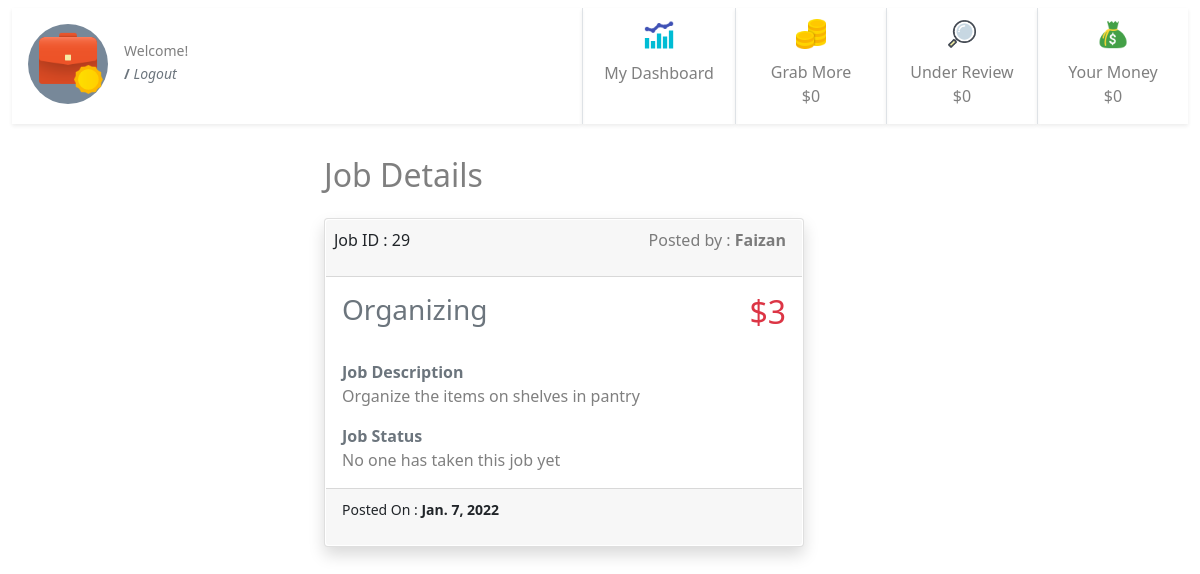
Screenshot of /29/ (signed in) with the database file from the repository.
### jobs/models.py (models this page shows, shortened)
class JobPost(models.Model):
    job_title = models.CharField(max_length=200)
    publish_date = models.DateTimeField('date published', auto_now_add=True)
    job_is_template = models.BooleanField(default=False)
    job_detail = models.CharField(max_length=200)
    job_price = models.IntegerField(default=0)
    job_taken = models.BooleanField(default=False)
    job_under_review = models.BooleanField(default=False)
    job_passed_review = models.BooleanField(default=False)
    job_taken_date = models.DateTimeField('date job taken', null=True, blank=True)
    job_done = models.BooleanField(default=False)
    job_done_date = models.DateTimeField('date job completed', null=True, blank=True)
    job_taker = models.ForeignKey(User, on_delete=models.CASCADE, null=True, blank=True, related_name='job_user')
    job_creator = models.ForeignKey(User, on_delete=models.CASCADE, null=True, blank=True, related_name='job_author')
    job_rejected_by_admin = models.BooleanField(default=False)
    job_expired = models.BooleanField(default=False)
    job_paid = models.BooleanField(default=False)
    job_payment_id = models.ForeignKey(Payments, on_delete=models.CASCADE, null=True, blank=True, related_name='job_payment_id')

### jobs/views.py (the view)
# urls.py: path('<int:pk>/', views.detail, name='detail'),
@login_required
def detail(request, pk):
    print(pk)
    detail = get_object_or_404(JobPost, pk=pk)
    template = loader.get_template('jobs/detail.html')
    if request.user == 'AnonymousUser':
        usr = "None"
    else:
        usr = request.user
    context = {
    'detail': detail,
    'user': usr,
     }
    return HttpResponse(template.render(context, request))

### jobs/templates/jobs/detail.html (shortened to what this page needs)
{% extends "jobs/base.html" %} {% block user %} {{user.first_name}} {{user.last_name}} {% endblock user %} {% block detail %} {% load static %}
<div class="container-fluid">
    {% if detail %}
    <div class="row justify-content-center">
        <div class="col-6 ">
            <h2 class="py-3 text-start text-black-50">Job Details</h2>
            <div class="card mb-4 shadow " style="width: 30rem;">
                <a class="btn p-0" href="../" style="width: 100%;">
                    <div class="card-body p-0">
                        <div class="card-header d-flex ps-2 m-0 bg-gray  justify-content-between">
                            Job ID : {{detail.id}}
                            <p class="text-black-50 ">Posted by : <strong>{{detail.job_creator.first_name}}</strong> </p>
                        </div>
                        <div class="d-flex justify-content-between">
                            <h3 class="card-title pb-1 p-3 text-secondary">{{ detail.job_title }}</h3>
                            <h2 class="text-danger pb-1 p-3">${{detail.job_price}}</h2>
                        </div>
                        <div class="py-0 p-3 text-start">
                            <strong class="text-secondary">Job Description</strong>
                            <p class="text-black-50">{{detail.job_detail}}</p>
                            <strong class="text-secondary">Job Status</strong> {% if detail.job_done %}
                            <p class="text-black-50">This job is done by <strong>{{detail.job_taker.first_name}}</strong> </p>
                            {% elif detail.job_taken %}
                            <p class="text-black-50">This job is taken by <strong>{{detail.job_taker.first_name}}</strong> </p>
                            {% else %}
                            <p class="text-black-50">No one has taken this job yet</p>
                            {% endif %}
                        </div>
                    </div>
                    <div class="card-footer bg-gray mt-0 text-dark-50 text-start">
                        <p><small class="card-text ">Posted On : <strong> {{detail.publish_date.date}}</strong></small></p>
                    </div>
                </a>
            </div>
        </div>
    </div>
    {% else %}
    <div class="card-body">
        <h2 class="card-title">No data available.</h2>
    </div>
    {% endif %}
</div>
{% endblock detail %} {% block sidebar %}
<div class="d-flex flex-row " style="">
    <div class="d-flex flex-row ">
        <div class=" mt-2 mb-2  text-center border-start shadow-sm">
            <a class="btn p-0" style="width: 100%;" href="{% url 'jobs:dashboard' %}">
                <div class="" style="width: 150px;">
                    <img class="m-2" src="{% static 'jobs/dashboard.png' %}" style="width: 36px; height: 36px;" alt="Card image">
                    <div class="">
                        <p class="m-0 text-black-50 fs-6">My Dashboard</p>
                    </div>
                </div>
            </a>
        </div>
        <div class=" mt-2 mb-2  text-center border-start shadow-sm">
            <div class="" style="width: 150px;">
                <img class="m-2" src="{% static 'jobs/unclaimed.png'%}" style="width: 36px; height: 36px;" alt="Card image">
                <div class="">
                    <p class="m-0 text-black-50 fs-6">Grab More</p> {% if unclaimed.job_price__sum != None %}
                    <p class="text-black-50 fs-6">${{unclaimed.job_price__sum}}</p>
                    {% else %}
                    <p class="text-black-50 fs-6">$0</p>
                    {% endif %}
                </div>
            </div>
        </div>
        <div class=" mt-2 mb-2  text-center border-start shadow-sm">
            <div class="" style="width: 150px;">
                <img class="m-2" src="{% static 'jobs/underreview.png'%}" style="width: 36px; height: 36px;" alt="Card image">
                <div class="">
                    <p class="m-0 text-black-50">Under Review</p> {% if my_money_under_review_this_month.job_price__sum != None %}
                    <p class="text-black-50 fs-6">${{my_money_under_review_this_month.job_price__sum}}</p>
                    {% else %}
                    <p class="text-black-50 fs-6">$0</p>
                    {% endif %}
                </div>
            </div>
        </div>
        <div class=" mt-2 mb-2  text-center border-start shadow-sm">
            <div class="" style="width: 150px;">
                <img class="m-2" src="{% static 'jobs/mymoney.png'%}" style="width: 36px; height: 36px;" alt="Card image">
                <div class="">
                    <p class="m-0 text-black-50">Your Money</p> {% if my_total_this_mont.job_price__sum != None %}
                    <p class="text-black-50 fs-6">${{my_total_this_mont.job_price__sum}}</p>
                    {% else %}
                    <p class="text-black-50 fs-6">$0</p>
                    {% endif %}
                </div>
            </div>
        </div>
    </div>
</div>
<div> {% endblock sidebar %}

### rows the page displays
JobPost: id "29", job_creator.first_name "Faizan", job_title "Organizing", job_price "3", job_detail "Organize the items on shelves in pantry", publish_date "Jan. 7, 2022"
